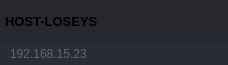
        <widget class="QFrame" name="frame_top">
         <property name="minimumSize">
          <size>
           <width>0</width>
           <height>65</height>
          </size>
         </property>
         <property name="maximumSize">
          <size>
           <width>16777215</width>
           <height>65</height>
          </size>
         </property>
         <property name="styleSheet">
          <string notr="true">background-color: transparent;</string>
         </property>
         <property name="frameShape">
          <enum>QFrame::NoFrame</enum>
         </property>
         <property name="frameShadow">
          <enum>QFrame::Raised</enum>
         </property>
         <layout class="QHBoxLayout" name="horizontalLayout_3">
          <property name="spacing">
           <number>0</number>
          </property>
          <property name="leftMargin">
           <number>0</number>
          </property>
          <property name="topMargin">
           <number>0</number>
          </property>
          <property name="rightMargin">
           <number>0</number>
          </property>
          <property name="bottomMargin">
           <number>0</number>
          </property>
          <item>
           <widget class="QFrame" name="frame_toggle">
            <property name="maximumSize">
             <size>
              <width>70</width>
              <height>16777215</height>
             </size>
            </property>
            <property name="styleSheet">
             <string notr="true">background-color: rgb(27, 29, 35);</string>
            </property>
            <property name="frameShape">
             <enum>QFrame::NoFrame</enum>
            </property>
            <property name="frameShadow">
             <enum>QFrame::Raised</enum>
            </property>
            <layout class="QVBoxLayout" name="verticalLayout_3">
             <property name="spacing">
              <number>0</number>
             </property>
             <property name="leftMargin">
              <number>0</number>
             </property>
             <property name="topMargin">
              <number>0</number>
             </property>
             <property name="rightMargin">
              <number>0</number>
             </property>
             <property name="bottomMargin">
              <number>0</number>
             </property>
            </layout>
           </widget>
          </item>
          <item>
           <widget class="QFrame" name="frame_top_right">
            <property name="styleSheet">
             <string notr="true">background: transparent;</string>
            </property>
            <property name="frameShape">
             <enum>QFrame::NoFrame</enum>
            </property>
            <property name="frameShadow">
             <enum>QFrame::Raised</enum>
            </property>
            <layout class="QVBoxLayout" name="verticalLayout_2">
             <property name="spacing">
              <number>0</number>
             </property>
             <property name="leftMargin">
              <number>0</number>
             </property>
             <property name="topMargin">
              <number>0</number>
             </property>
             <property name="rightMargin">
              <number>0</number>
             </property>
             <property name="bottomMargin">
              <number>0</number>
             </property>
             <item>
              <widget class="QFrame" name="frame_top_btns">
               <property name="maximumSize">
                <size>
                 <width>16777215</width>
                 <height>42</height>
                </size>
               </property>
               <property name="styleSheet">
                <string notr="true">background-color: rgba(27, 29, 35, 200)</string>
               </property>
               <property name="frameShape">
                <enum>QFrame::NoFrame</enum>
               </property>
               <property name="frameShadow">
                <enum>QFrame::Raised</enum>
               </property>
               <layout class="QHBoxLayout" name="horizontalLayout_4">
                <property name="spacing">
                 <number>0</number>
                </property>
                <property name="leftMargin">
                 <number>0</number>
                </property>
                <property name="topMargin">
                 <number>0</number>
                </property>
                <property name="rightMargin">
                 <number>0</number>
                </property>
                <property name="bottomMargin">
                 <number>0</number>
                </property>
                <item>
                 <widget class="QFrame" name="frame_label_top_btns">
                  <property name="sizePolicy">
                   <sizepolicy hsizetype="Expanding" vsizetype="Preferred">
                    <horstretch>0</horstretch>
                    <verstretch>0</verstretch>
                   </sizepolicy>
                  </property>
                  <property name="frameShape">
                   <enum>QFrame::NoFrame</enum>
                  </property>
                  <property name="frameShadow">
                   <enum>QFrame::Raised</enum>
                  </property>
                  <layout class="QHBoxLayout" name="horizontalLayout_10">
                   <property name="spacing">
                    <number>0</number>
                   </property>
                   <property name="leftMargin">
                    <number>5</number>
                   </property>
                   <property name="topMargin">
                    <number>0</number>
                   </property>
                   <property name="rightMargin">
                    <number>10</number>
                   </property>
                   <property name="bottomMargin">
                    <number>0</number>
                   </property>
                   <item>
                    <widget class="QFrame" name="frame_icon_top_bar">
                     <property name="maximumSize">
                      <size>
                       <width>30</width>
                       <height>30</height>
                      </size>
                     </property>
                     <property name="styleSheet">
                      <string notr="true">background: transparent;
background-image: url(:/16x16/icons/16x16/cil-terminal.png);
background-position: center;
background-repeat: no-repeat;
</string>
                     </property>
                     <property name="frameShape">
                      <enum>QFrame::StyledPanel</enum>
                     </property>
                     <property name="frameShadow">
                      <enum>QFrame::Raised</enum>
                     </property>
                    </widget>
                   </item>
                   <item>
                    <widget class="QLabel" name="label_title_bar_top">
                     <property name="font">
                      <font>
                       <family>Segoe UI</family>
                       <pointsize>10</pointsize>
                       <weight>75</weight>
                       <bold>true</bold>
                      </font>
                     </property>
                     <property name="styleSheet">
                      <string notr="true">background: transparent;
</string>
                     </property>
                     <property name="text">
                      <string>HOST-LOSEYS</string>
                     </property>
                    </widget>
                   </item>
                  </layout>
                 </widget>
                </item>
                <item alignment="Qt::AlignRight">
                 <widget class="QFrame" name="frame_btns_right">
                  <property name="sizePolicy">
                   <sizepolicy hsizetype="Expanding" vsizetype="Preferred">
                    <horstretch>0</horstretch>
                    <verstretch>0</verstretch>
                   </sizepolicy>
                  </property>
                  <property name="maximumSize">
                   <size>
                    <width>120</width>
                    <height>16777215</height>
                   </size>
                  </property>
                  <property name="frameShape">
                   <enum>QFrame::NoFrame</enum>
                  </property>
                  <property name="frameShadow">
                   <enum>QFrame::Raised</enum>
                  </property>
                  <layout class="QHBoxLayout" name="horizontalLayout_5">
                   <property name="spacing">
                    <number>0</number>
                   </property>
                   <property name="leftMargin">
                    <number>0</number>
                   </property>
                   <property name="topMargin">
                    <number>0</number>
                   </property>
                   <property name="rightMargin">
                    <number>0</number>
                   </property>
                   <property name="bottomMargin">
                    <number>0</number>
                   </property>
                   <item>
                    <widget class="QPushButton" name="btn_minimize">
                     <property name="sizePolicy">
                      <sizepolicy hsizetype="Minimum" vsizetype="Expanding">
                       <horstretch>0</horstretch>
                       <verstretch>0</verstretch>
                      </sizepolicy>
                     </property>
                     <property name="minimumSize">
                      <size>
                       <width>40</width>
                       <height>0</height>
                      </size>
                     </property>
                     <property name="maximumSize">
                      <size>
                       <width>40</width>
                       <height>16777215</height>
                      </size>
                     </property>
                     <property name="toolTip">
                      <string>Minimize</string>
                     </property>
                     <property name="styleSheet">
                      <string notr="true">QPushButton {	
	border: none;
	background-color: transparent;
}
QPushButton:hover {
	background-color: rgb(52, 59, 72);
}
QPushButton:pressed {	
	background-color: rgb(85, 170, 255);
}</string>
                     </property>
                     <property name="text">
                      <string/>
                     </property>
                     <property name="icon">
                      <iconset resource="../files.qrc">
                       <normaloff>:/16x16/icons/16x16/cil-window-minimize.png</normaloff>:/16x16/icons/16x16/cil-window-minimize.png</iconset>
                     </property>
                    </widget>
                   </item>
                   <item>
                    <widget class="QPushButton" name="btn_maximize_restore">
                     <property name="sizePolicy">
                      <sizepolicy hsizetype="Minimum" vsizetype="Expanding">
                       <horstretch>0</horstretch>
                       <verstretch>0</verstretch>
                      </sizepolicy>
                     </property>
                     <property name="minimumSize">
                      <size>
                       <width>40</width>
                       <height>0</height>
                      </size>
                     </property>
                     <property name="maximumSize">
                      <size>
                       <width>40</width>
                       <height>16777215</height>
                      </size>
                     </property>
                     <property name="toolTip">
                      <string>Maximize</string>
                     </property>
                     <property name="styleSheet">
                      <string notr="true">QPushButton {	
	border: none;
	background-color: transparent;
}
QPushButton:hover {
	background-color: rgb(52, 59, 72);
}
QPushButton:pressed {	
	background-color: rgb(85, 170, 255);
}</string>
                     </property>
                     <property name="text">
                      <string/>
                     </property>
                     <property name="icon">
                      <iconset resource="../files.qrc">
                       <normaloff>:/16x16/icons/16x16/cil-window-maximize.png</normaloff>:/16x16/icons/16x16/cil-window-maximize.png</iconset>
                     </property>
                    </widget>
                   </item>
                   <item>
                    <widget class="QPushButton" name="btn_close">
                     <property name="sizePolicy">
                      <sizepolicy hsizetype="Minimum" vsizetype="Expanding">
                       <horstretch>0</horstretch>
                       <verstretch>0</verstretch>
                      </sizepolicy>
                     </property>
                     <property name="minimumSize">
                      <size>
                       <width>40</width>
                       <height>0</height>
                      </size>
                     </property>
                     <property name="maximumSize">
                      <size>
                       <width>40</width>
                       <height>16777215</height>
                      </size>
                     </property>
                     <property name="toolTip">
                      <string>Close</string>
                     </property>
                     <property name="styleSheet">
                      <string notr="true">QPushButton {	
	border: none;
	background-color: transparent;
}
QPushButton:hover {
	background-color: rgb(52, 59, 72);
}
QPushButton:pressed {	
	background-color: rgb(85, 170, 255);
}</string>
                     </property>
                     <property name="text">
                      <string/>
                     </property>
                     <property name="icon">
                      <iconset resource="../files.qrc">
                       <normaloff>:/16x16/icons/16x16/cil-x.png</normaloff>:/16x16/icons/16x16/cil-x.png</iconset>
                     </property>
                    </widget>
                   </item>
                  </layout>
                 </widget>
                </item>
               </layout>
              </widget>
             </item>
             <item>
              <widget class="QFrame" name="frame_top_info">
               <property name="maximumSize">
                <size>
                 <width>16777215</width>
                 <height>65</height>
                </size>
               </property>
               <property name="styleSheet">
                <string notr="true">background-color: rgb(39, 44, 54);</string>
               </property>
               <property name="frameShape">
                <enum>QFrame::NoFrame</enum>
               </property>
               <property name="frameShadow">
                <enum>QFrame::Raised</enum>
               </property>
               <layout class="QHBoxLayout" name="horizontalLayout_8">
                <property name="spacing">
                 <number>0</number>
                </property>
                <property name="leftMargin">
                 <number>10</number>
                </property>
                <property name="topMargin">
                 <number>0</number>
                </property>
                <property name="rightMargin">
                 <number>10</number>
                </property>
                <property name="bottomMargin">
                 <number>0</number>
                </property>
                <item>
                 <widget class="QLabel" name="label_top_info_1">
                  <property name="maximumSize">
                   <size>
                    <width>16777215</width>
                    <height>15</height>
                   </size>
                  </property>
                  <property name="font">
                   <font>
                    <family>Segoe UI</family>
                   </font>
                  </property>
                  <property name="styleSheet">
                   <string notr="true">color: rgb(98, 103, 111); </string>
                  </property>
                  <property name="text">
                   <string>192.168.15.23</string>
                  </property>
                 </widget>
                </item>
               </layout>
              </widget>
             </item>
            </layout>
           </widget>
          </item>
         </layout>
        </widget>
